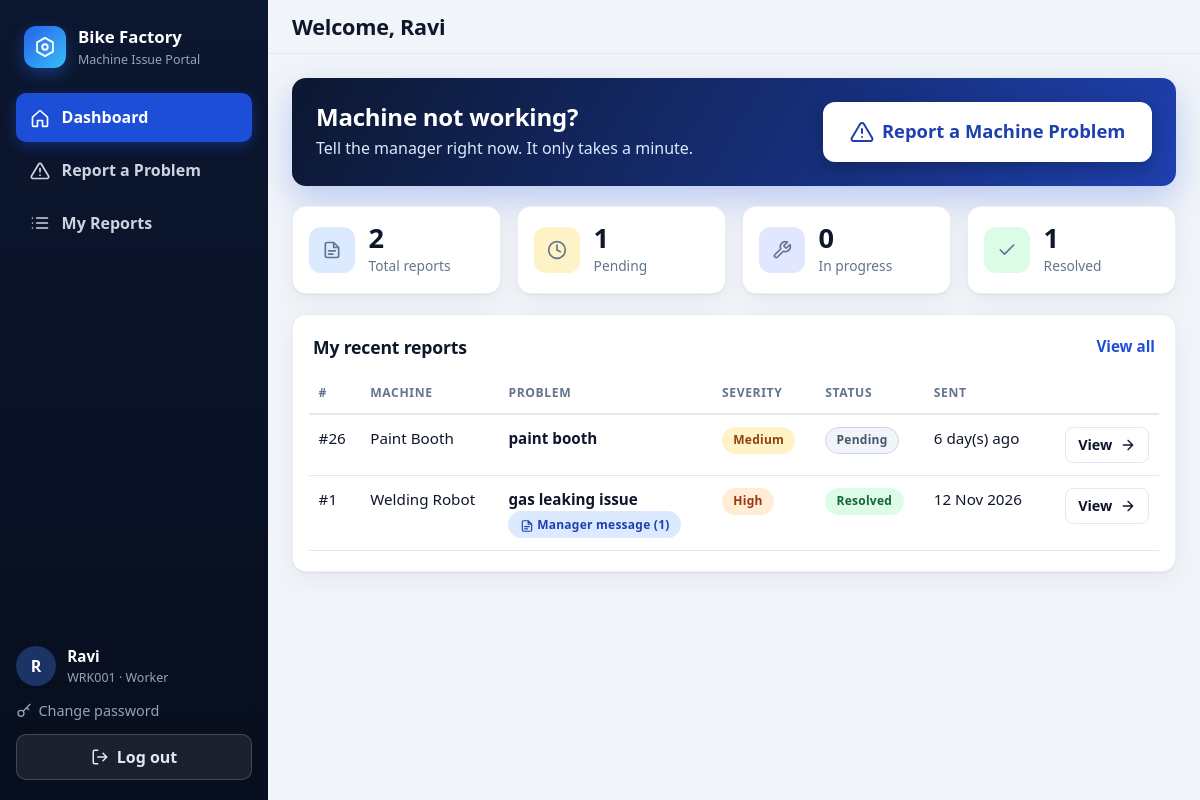
Screenshot of /worker/ (signed in) with the database file from the repository.
### app/models.py (models this page shows, shortened)
class User(UserMixin, db.Model):
    __tablename__ = "users"
    id = db.Column(db.Integer, primary_key=True)
    employee_id = db.Column(db.String(30), unique=True, nullable=False, index=True)
    name = db.Column(db.String(80), nullable=False)
    role = db.Column(db.String(10), nullable=False, index=True)  # "manager" or "worker"
    password_hash = db.Column(db.String(255), nullable=False)
    active = db.Column("is_active", db.Boolean, nullable=False, default=True)
    failed_attempts = db.Column(db.Integer, nullable=False, default=0)
    locked_until = db.Column(db.DateTime)
    last_login = db.Column(db.DateTime)
    created_at = db.Column(db.DateTime, default=datetime.now)
    @property
    def is_active(self):  # used by Flask-Login
        return bool(self.active)

class Report(db.Model):
    __tablename__ = "reports"
    id = db.Column(db.Integer, primary_key=True)
    worker_id = db.Column(db.Integer, db.ForeignKey("users.id"), nullable=False, index=True)
    machine_id = db.Column(db.Integer, db.ForeignKey("machines.id"), nullable=False, index=True)
    title = db.Column(db.String(120), nullable=False)
    message = db.Column(db.Text, nullable=False)
    severity = db.Column(db.String(10), nullable=False, default="Medium")
    status = db.Column(db.String(15), nullable=False, default="Pending", index=True)
    photo_path = db.Column(db.String(80))
    match_status = db.Column(db.String(10), nullable=False, default="new", index=True)
    duplicate_of_id = db.Column(db.Integer, db.ForeignKey("reports.id"))
    similarity_score = db.Column(db.Float)
    manager_reviewed = db.Column(db.Boolean, nullable=False, default=False)
    seen_by_manager = db.Column(db.Boolean, nullable=False, default=False, index=True)
    issue_id = db.Column(db.Integer, db.ForeignKey("issues.id"), index=True)
    created_at = db.Column(db.DateTime, default=datetime.now, index=True)
    updated_at = db.Column(db.DateTime, default=datetime.now, onupdate=datetime.now)
    worker = db.relationship("User", backref=db.backref("reports", lazy="dynamic"))
    machine = db.relationship("Machine", backref="reports")
    duplicate_of = db.relationship("Report", remote_side=[id], foreign_keys=[duplicate_of_id])

class Machine(db.Model):
    __tablename__ = "machines"
    id = db.Column(db.Integer, primary_key=True)
    machine_code = db.Column(db.String(30), unique=True, nullable=False)
    name = db.Column(db.String(80), nullable=False)
    department = db.Column(db.String(60), nullable=False)

### app/worker.py (the view)
@bp.route("/")
def dashboard():
    mine = Report.query.filter_by(worker_id=current_user.id)
    stats = {
        "total": mine.count(),
        "pending": mine.filter_by(status="Pending").count(),
        "progress": mine.filter_by(status="In Progress").count(),
        "resolved": mine.filter_by(status="Resolved").count(),
    }
    recent = mine.order_by(Report.created_at.desc()).limit(5).all()
    return render_template("worker/dashboard.html", stats=stats, recent=recent)

### app/models.py (called while the page is built)
@login_manager.user_loader
def load_user(user_id):
    user = db.session.get(User, int(user_id))
    return user if user and user.is_active else None

### app/worker.py (called while the page is built)
@bp.before_request
def guard():
    if not current_user.is_authenticated:
        return login_manager.unauthorized()
    if current_user.role != "worker":
        abort(403)

### app/templates/worker/dashboard.html (shortened to what this page needs)
{% extends 'base.html' %}
{% from '_macros.html' import icon %}
{% block page_title %}Welcome, {{ current_user.name }}{% endblock %}
{% block content %}
<section class="hero-cta">
  <div>
    <h2>Machine not working?</h2>
    <p>Tell the manager right now. It only takes a minute.</p>
  </div>
  <a class="btn btn-accent btn-xl" href="{{ url_for('worker.new_report') }}">{{ icon('alert', 24) }} Report a Machine Problem</a>
</section>
<section class="stats stats-4">
  <div class="stat"><span class="stat-icon tone-blue">{{ icon('note') }}</span><div><strong>{{ stats.total }}</strong><span>Total reports</span></div></div>
  <div class="stat"><span class="stat-icon tone-amber">{{ icon('clock') }}</span><div><strong>{{ stats.pending }}</strong><span>Pending</span></div></div>
  <div class="stat"><span class="stat-icon tone-indigo">{{ icon('tool') }}</span><div><strong>{{ stats.progress }}</strong><span>In progress</span></div></div>
  <div class="stat"><span class="stat-icon tone-green">{{ icon('check') }}</span><div><strong>{{ stats.resolved }}</strong><span>Resolved</span></div></div>
</section>
<section class="card">
  <div class="card-head">
    <h2>My recent reports</h2>
    <a class="link" href="{{ url_for('worker.reports') }}">View all</a>
  </div>
  {% with rows=recent %}{% include 'worker/_report_table.html' %}{% endwith %}
</section>
{% endblock %}

### app/templates/base.html (shortened to what this page needs)
{% from '_macros.html' import icon %}<!doctype html>
<html lang="en">
<head>
  <link rel="stylesheet" href="{{ url_for('static', filename='css/style.css') }}">
</head>
<body class="{% block body_class %}{% endblock %}"
      data-role="{{ current_user.role if current_user.is_authenticated else '' }}"
      data-poll="{{ url_for('manager.notifications') if current_user.is_authenticated and current_user.role == 'manager' else '' }}">
{% if current_user.is_authenticated %}
{% set ep = request.endpoint or '' %}
<div class="app">
  <aside class="sidebar" id="sidebar">
    <a class="brand" href="{{ url_for('main.home') }}">
      <span class="logo">{{ icon('nut', 22) }}</span>
      <span class="brand-text"><strong>Bike Factory</strong><small>Machine Issue Portal</small></span>
    </a>
    <nav class="nav" aria-label="Main menu">
      {% if current_user.role == 'manager' %}
      <a class="{{ 'active' if ep == 'manager.dashboard' }}" href="{{ url_for('manager.dashboard') }}">{{ icon('home') }}<span>Dashboard</span></a>
      <a class="{{ 'active' if ep in ('manager.reports', 'manager.report_detail') }}" href="{{ url_for('manager.reports') }}">{{ icon('list') }}<span>All Reports</span>{% if unseen_count %}<em class="nav-badge" data-unseen>{{ unseen_count }}</em>{% else %}<em class="nav-badge hidden" data-unseen>0</em>{% endif %}</a>
      <a class="{{ 'active' if ep in ('manager.issues', 'manager.issue_detail') }}" href="{{ url_for('manager.issues') }}">{{ icon('layers') }}<span>Issues &amp; Notes</span></a>
      <a class="{{ 'active' if ep.startswith('manager.worker') }}" href="{{ url_for('manager.workers') }}">{{ icon('users') }}<span>Workers</span></a>
      {% else %}
      <a class="{{ 'active' if ep == 'worker.dashboard' }}" href="{{ url_for('worker.dashboard') }}">{{ icon('home') }}<span>Dashboard</span></a>
      <a class="{{ 'active' if ep == 'worker.new_report' }}" href="{{ url_for('worker.new_report') }}">{{ icon('alert') }}<span>Report a Problem</span></a>
      <a class="{{ 'active' if ep in ('worker.reports', 'worker.report_detail') }}" href="{{ url_for('worker.reports') }}">{{ icon('list') }}<span>My Reports</span></a>
      {% endif %}
    </nav>
    <div class="sidebar-foot">
      <div class="user-chip">
        <span class="avatar">{{ current_user.name[:1]|upper }}</span>
        <span><strong>{{ current_user.name }}</strong><small>{{ current_user.employee_id }} · {{ current_user.role|capitalize }}</small></span>
      </div>
      <a class="nav-link-small" href="{{ url_for('auth.change_password') }}">{{ icon('key', 16) }} Change password</a>
      <form method="post" action="{{ url_for('auth.logout') }}">
        <button class="btn btn-ghost-light btn-block" type="submit">{{ icon('logout', 18) }} Log out</button>
      </form>
    </div>
  </aside>
  <div class="main">
    <header class="topbar">
      <h1 class="page-title">{% block page_title %}{{ app_name }}{% endblock %}</h1>
    </header>
    <main class="content">
      {% block content %}{% endblock %}
    </main>
  </div>
</div>
{% endif %}
</body>
</html>

### app/templates/_macros.html (shortened to what this page needs)
{% macro sev(value) -%}
<span class="badge sev-{{ value|lower }}">{{ value }}</span>
{%- endmacro %}
{% macro status(value) -%}
<span class="badge st-{{ value|lower|replace(' ', '-') }}">{{ value }}</span>
{%- endmacro %}

### app/templates/worker/_report_table.html
{% from '_macros.html' import sev, status, icon %}
{% if rows %}
<div class="table-wrap">
  <table class="table stack">
    <thead>
      <tr><th>#</th><th>Machine</th><th>Problem</th><th>Severity</th><th>Status</th><th>Sent</th><th></th></tr>
    </thead>
    <tbody>
      {% for r in rows %}
      <tr>
        <td data-label="Report">#{{ r.id }}</td>
        <td data-label="Machine">{{ r.machine.name }}</td>
        <td data-label="Problem"><strong>{{ r.title }}</strong>{% if r.issue and r.issue.notes %}<br><a class="badge st-in-progress" href="{{ url_for('worker.report_detail', rid=r.id) }}#manager-messages">{{ icon('note', 14) }} Manager message ({{ r.issue.notes|length }})</a>{% endif %}</td>
        <td data-label="Severity">{{ sev(r.severity) }}</td>
        <td data-label="Status">{{ status(r.status) }}</td>
        <td data-label="Sent" class="nowrap" title="{{ r.created_at|dt }}">{{ r.created_at|ago }}</td>
        <td class="row-action"><a class="btn btn-ghost btn-sm" href="{{ url_for('worker.report_detail', rid=r.id) }}">View {{ icon('arrow', 16) }}</a></td>
      </tr>
      {% endfor %}
    </tbody>
  </table>
</div>
{% else %}
<div class="empty">
  {{ icon('note', 40) }}
  <p>No reports here yet.</p>
  <a class="btn btn-primary" href="{{ url_for('worker.new_report') }}">Report a machine problem</a>
</div>
{% endif %}

### rows the page displays
User: name "R", name "Ravi", employee_id "WRK001", role "Worker"
Report: id "26", machine.name "Paint Booth", title "paint booth", severity "Medium", status "Pending", created_at|ago "6 day(s) ago", {{ size }} 16 (drawn)
Report: id "1", machine.name "Welding Robot", title "gas leaking issue", {{ size }} 14 (drawn), issue.notes|length "1", severity "High", status "Resolved", created_at|ago "12 Nov 2026"

### other values shown
{{ stats.total }} "2"
{{ stats.pending }} "1"
{{ stats.progress }} "0"
{{ stats.resolved }} "1"
